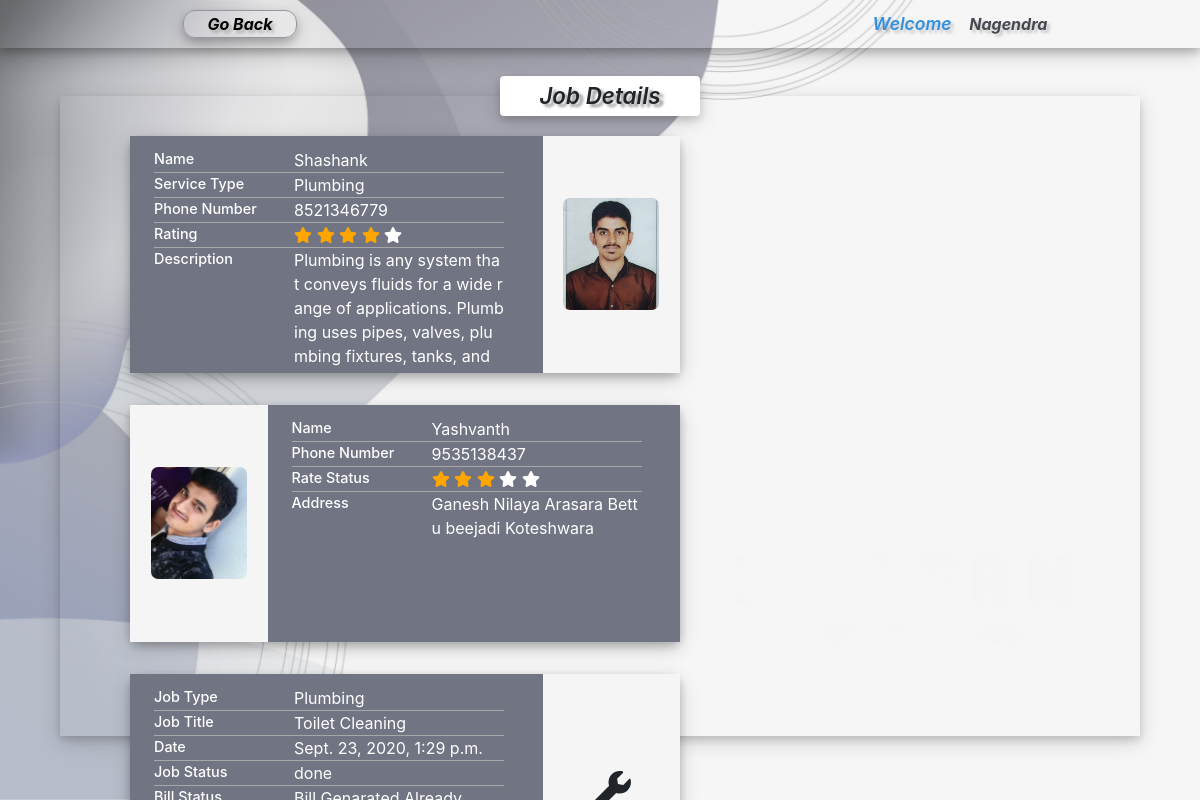
Page /jobInfo/2/ (signed in) on the committed database.
### core/models.py (models this page shows, shortened)
class Job(models.Model):
    class Meta:
        ordering =['job_id']
    choice = (('request','REQUEST'),('accept','ACCEPT'),('done','DONE'),('reject','REJECT'))
    service_category = (
        ('cleaning','Cleaning'),
        ('plumbing','Plumbing'),
        ('electrician','Electrician'),
        ('painting','Painting'),
        ('furniture','Furniture Assembly')
    )
    job_id = models.AutoField(primary_key=True)
    jobName = models.CharField(max_length=40,null=True,blank=True)
    job_title = models.CharField(max_length=30,null=True,choices=service_category)
    job_discription = models.TextField(blank=True,null=True)
    assignDate = models.DateTimeField(auto_now_add=True,blank=True,null=True)
    payment = models.OneToOneField(Payment,blank=True ,null=True,on_delete=models.SET_NULL)
    seeker = models.ForeignKey(Applicationuser,null=True,on_delete=models.SET_NULL,related_name='job_seeker')
    provider = models.ForeignKey(Applicationuser,null=True,on_delete=models.SET_NULL,related_name='job_provider')
    job_status  = models.CharField(max_length=10,choices=choice,default='request')

class Applicationuser(models.Model):
    class Meta:
        ordering =['uid']
    choice = (('provider','PROVIDER'),('seeker','SEEKER'))
    service_category = (
        ('cleaning','Cleaning'),
        ('plumbing','Plumbing'),
        ('electrician','Electrician'),
        ('painting','Painting'),
        ('furniture','Furniture Assembly')
    )
    uid = models.AutoField(primary_key=True)
    user = models.OneToOneField(User,null=True,on_delete=models.SET_NULL)
    user_satus = models.CharField(max_length=10,choices=choice,null=True,blank=True)
    service_catogory = models.CharField(max_length=50,blank=True,null=True,choices=service_category)
    description = models.TextField(blank=True,null=True)
    phonenumber = models.CharField(max_length=10)
    profile_pic = models.ImageField(upload_to='pic/',blank=True,null=True)
    rating = models.IntegerField(default=0)
    rated_user_count = models.IntegerField(default=0)
    address = models.TextField()

### core/views.py (the view, shortened to what this page needs)
# urls.py: url(r'^jobInfo/(?P<job_id>[0-9]+)/',views.job_info,name="jobInfo"),
def job_info(request,job_id=None):
    context={}
    jobj = Job.objects.get(job_id=job_id)
    jobform=None
    ratingform = None
    billform=None
    context['jobform']=jobform
    context['ratingform']=ratingform
    context['billform']=billform
    context["Jobobj"]=Job.objects.get(job_id=job_id)
    return render(request,"jobinfo.html",context)

### core/templatetags/custumTags.py (called while the page is built)
@register.filter(name="Check_rated")
def getUidFromName(value):
    ans = Comment.objects.filter(job__job_id=int(value)) or None
    if ans:
        return "yes"
    return "no"

### template/jobinfo.html (shortened to what this page needs)
{% load custumTags %}
{% load static %}
{% load crispy_forms_tags %}
<!DOCTYPE html>
<html lang="en">
<head>
    <link rel="stylesheet" href="https://cdnjs.cloudflare.com/ajax/libs/font-awesome/4.7.0/css/font-awesome.min.css">
    <link rel="stylesheet" href="https://maxcdn.bootstrapcdn.com/bootstrap/4.0.0/css/bootstrap.min.css">
</head>
<body>
     <div class="maincontainer" >
         <div class="nav-container">
                    <ul class="navlist">
                        <li  style="margin-left:0;list-style: none;"><a class="goback"  style="color:#000000;font-weight: 650;font-style: italic;text-shadow: 3px 3px 3px rgba(0, 0, 0, .20);" onclick="goback()" >Go Back</a></li>
                    </ul>
                    <ul class="navlist">
                        <li  style="margin-left:0;list-style: none;"><a  style="color:#464850;font-weight: 650;font-style: italic;text-shadow: 3px 3px 3px rgba(0, 0, 0, .20);"><span class="welcome">Welcome</span>{{ request.user.username }}</a></li>
                    </ul>
         </div>
        <div class="content-container" >
           <span class="hedding-bk"></span>
           <h1 class="hedding">Job Details</h1>
            <div class="containers">
                  <div class="card-container " onclick="gotoUser('{{Jobobj.provider.uid}}')" data-title="Service Provider" style="cursor: pointer;">
                                    <div class="card-leftpart">
                                        <table>
                                            <tr>
                                                <th>Name</th>
                                                <td>{{Jobobj.provider.user.username|title}}</td>
                                            </tr>
                                            <tr>
                                                <th>Service Type</th>
                                                <td>{{Jobobj.provider.service_catogory|title}}</td>
                                            </tr>
                                            <tr>
                                                <th>Phone Number</th>
                                                <td>{{Jobobj.provider.phonenumber}}</td>
                                            </tr>
                                            <tr>
                                                <th>Rating</th>
                                                <td>
                                                    {% for x in "stars" %}
                                                        {% if forloop.counter <= Jobobj.provider.rating %}
                                                            <span class="fa fa-star checked"></span>
                                                        {% else %}
                                                            <span class="fa fa-star"></span>
                                                        {% endif %}
                                                    {% endfor %}
                                                </td>
                                            </tr>
                                            <tr>
                                                <th>Description</th>
                                                <td>{{Jobobj.provider.description}}</td>
                                            </tr>
                                        </table>
                                    </div>
                                    <div class="card-rightpart">
                                           <img class="rightside_image" src="{{Jobobj.provider.profile_pic.url}}" alt="">
                                    </div>
                  </div>
                  <div class="card-container " onclick="gotoUser('{{Jobobj.seeker.uid}}')" data-title="Service Seeker" style="cursor: pointer;">
                                     <div class="card-rightpart">
                                            <img class="rightside_image" src="{{Jobobj.seeker.profile_pic.url}}" alt="">
                                    </div>
                                    <div class="card-leftpart">
                                        <table>
                                            <tr>
                                                <th>Name</th>
                                                <td>{{Jobobj.seeker.user.username|title}}</td>
                                            </tr>
                                            <tr>
                                                <th>Phone Number</th>
                                                <td>{{Jobobj.seeker.phonenumber}}</td>
                                            </tr>
                                            <tr>
                                                <th>Rate Status</th>
                                                <td>
                                                    {% if Jobobj.job_id|Check_rated == 'no' %}
                                                        Not yet Rated
                                                    {% else %}
                                                        {% for x in "stars" %}
                                                            {% if forloop.counter <= Jobobj.comment.rating %}
                                                                <span class="fa fa-star checked"></span>
                                                            {% else %}
                                                                <span class="fa fa-star"></span>
                                                            {% endif %}
                                                        {% endfor %}
                                                    {% endif %}
                                                </td>
                                            </tr>
                                            <tr>
                                                <th>Address</th>
                                                <td>{{Jobobj.seeker.address}}</td>
                                            </tr>
                                        </table>
                                    </div>
                  </div>
                  <div class="card-container " data-title="Job Details">
                                    <div class="card-leftpart">
                                        <table>
                                            <tr>
                                                <th>Job Type</th>
                                                <td>{{Jobobj.job_title|title}}</td>
                                            </tr>
                                            <tr>
                                                <th>Job Title</th>
                                                <td>{{Jobobj.jobName|title}}</td>
                                            </tr>
                                            <tr>
                                                <th>Date</th>
                                                <td>{{Jobobj.assignDate}}</td>
                                            </tr>
                                            <tr>
                                                <th>Job Status</th>
                                                <td>{{Jobobj.job_status}}</td>
                                            </tr>
                                            <tr>
                                                <th>Bill Status</th>
                                                <td>
                                                </td>
                                            </tr>
                                        </table>
                                    </div>
                                    <div class="card-rightpart">
                                         {% if Jobobj.job_title == "electrician" %}
                                            <i class="fas fa-charging-station faws-icon"></i>
                                        {% elif Jobobj.job_title == "furniture" %}
                                                <i class="fas fa-chair faws-icon"></i>
                                        {% elif Jobobj.job_title == "painting" %}
                                                <i class="fas fa-paint-roller faws-icon"></i>
                                        {% elif Jobobj.job_title == "cleaning" %}
                                                <i class="fas fa-broom faws-icon"></i>
                                        {% else%}
                                                <i class="fas fa-wrench faws-icon"></i>
                                        {% endif %}
                                    </div>
                  </div>
            </div>
        </div>
    </div>
</body>
</html>

### rows in the picture
Job: provider.user.username "Shashank", provider.service_catogory "Plumbing", provider.phonenumber "8521346779", provider.description "Plumbing is any system that conveys fluids for a wide range of applications. Plumbing uses pipes, valves, plumbing fixtures, tanks, and…", provider.profile_pic (picture), seeker.profile_pic (picture), seeker.user.username "Yashvanth", seeker.phonenumber "9535138437", seeker.address "Ganesh Nilaya Arasara Bettu beejadi Koteshwara", job_title "Plumbing", jobName "Toilet Cleaning", assignDate "Sept. 23, 2020, 1:29 p.m.", job_status "done"

### other values in the picture
{{ request.user.username }} "Nagendra"
